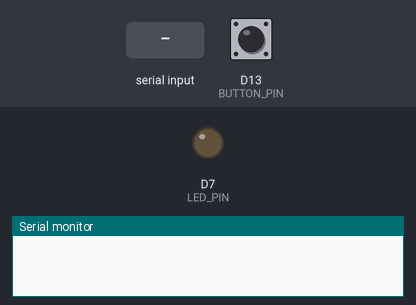
The sketch below on a simulated nRF52 board. Shown: output pins drawn as LEDs (lit = HIGH), the last lines printed to the serial monitor. The inputs (shaded band) are chosen by the test bench; at power-on: D13 (BUTTON_PIN) HIGH. A phone connects over Bluetooth LE 3 s after start.

Above: at 1.2 s.
1.3 s: "1" received over the second serial link
At 2.4 s:
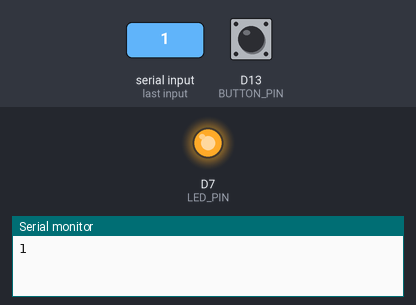
2.8 s: "0" received over the second serial link
At 3.5 s:
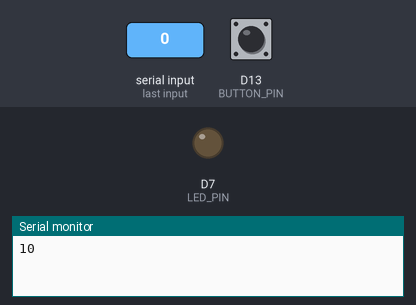
Timing chart, 0 to 5.8 s (numbered marks = the images above; inputs shaded):
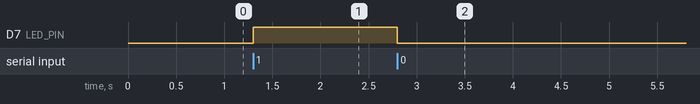

Measured:
- after the input at 1.3 s, D7 (LED_PIN): LOW → HIGH at once
- after the input at 2.8 s, D7 (LED_PIN): HIGH → LOW at once

The sketch:

nrf52_trial.ino
```cpp
/* BLE Example for SparkFun Pro nRF52840 Mini
 *
 *  This example demonstrates how to use the Bluefruit
 *  library to both send and receive data to the
 *  nRF52840 via BLE.
 *
 *  Using a BLE development app like Nordic's nRF Connect
 *  https://www.nordicsemi.com/eng/Products/Nordic-mobile-Apps/nRF-Connect-for-Mobile
 *  The BLE UART service can be written to to turn the
 *  on-board LED on/off, or read from to monitor the
 *  status of the button.
 *
 *  See the tutorial for more information:
 *  https://learn.sparkfun.com/tutorials/nrf52840-development-with-arduino-and-circuitpython#arduino-examples
*/
#include <bluefruit.h>

BLEUart bleuart; // uart over ble

// Define hardware: LED and Button pins and states
const int LED_PIN = 7;
#define LED_OFF LOW
#define LED_ON HIGH

const int BUTTON_PIN = 13;
#define BUTTON_ACTIVE LOW
int lastButtonState = -1;

void setup() {
  // Initialize hardware:
  Serial.begin(9600); // Serial is the USB serial port
  pinMode(LED_PIN, OUTPUT); // Turn on-board blue LED off
  digitalWrite(LED_PIN, LED_OFF);
  pinMode(BUTTON_PIN, INPUT);

  // Uncomment the code below to disable sharing
  // the connection LED on pin 7.
  //Bluefruit.autoConnLed(false);

  // Initialize Bluetooth:
  Bluefruit.begin();
  // Set max power. Accepted values are: -40, -30, -20, -16, -12, -8, -4, 0, 4
  Bluefruit.setTxPower(4);
  Bluefruit.setName("Vish Sparkfun");
  bleuart.begin();

  // Start advertising device and bleuart services
  Bluefruit.Advertising.addFlags(BLE_GAP_ADV_FLAGS_LE_ONLY_GENERAL_DISC_MODE);
  Bluefruit.Advertising.addTxPower();
  Bluefruit.Advertising.addService(bleuart);
  Bluefruit.ScanResponse.addName();

  Bluefruit.Advertising.restartOnDisconnect(true);
  // Set advertising interval (in unit of 0.625ms):
  Bluefruit.Advertising.setInterval(32, 244);
  // number of seconds in fast mode:
  Bluefruit.Advertising.setFastTimeout(30);
  Bluefruit.Advertising.start(0);
}

void loop() {
  // If data has come in via BLE:
  if (bleuart.available()) {
    uint8_t c;
    // use bleuart.read() to read a character sent over BLE
    c = (uint8_t) bleuart.read();
    // Print out the character for debug purposes:
    Serial.write(c);

    // If the character is one of our expected values,
    // do something:
    switch (c) {
      // 0 number or character, turn the LED off:
      case 0:
      case '0':
        digitalWrite(LED_PIN, LED_OFF);
        break;
      // 1 number or character, turn the LED on:
      case 1:
      case '1':
        digitalWrite(LED_PIN, LED_ON);
        break;
      default:
        break;
    }
  }

  // If our button state has changed:
  int buttonState = digitalRead(BUTTON_PIN);
  if (buttonState != lastButtonState) {
    lastButtonState = buttonState;
    // Write the new button state to the bleuart TX char
    bleuart.write(!buttonState);
  }
}
```
